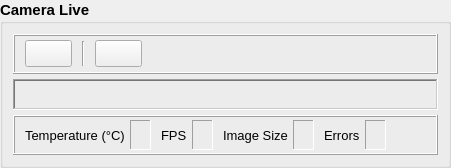
               <widget class="QGroupBox" name="groupBox_8">
                <property name="font">
                 <font>
                  <pointsize>11</pointsize>
                  <weight>75</weight>
                  <bold>true</bold>
                 </font>
                </property>
                <property name="title">
                 <string>Camera Live</string>
                </property>
                <layout class="QVBoxLayout" name="verticalLayout_44">
                 <property name="spacing">
                  <number>5</number>
                 </property>
                 <property name="leftMargin">
                  <number>10</number>
                 </property>
                 <property name="topMargin">
                  <number>10</number>
                 </property>
                 <property name="rightMargin">
                  <number>10</number>
                 </property>
                 <property name="bottomMargin">
                  <number>10</number>
                 </property>
                 <item>
                  <widget class="QFrame" name="sett_cam_control_frame">
                   <property name="enabled">
                    <bool>true</bool>
                   </property>
                   <property name="minimumSize">
                    <size>
                     <width>0</width>
                     <height>40</height>
                    </size>
                   </property>
                   <property name="maximumSize">
                    <size>
                     <width>16777215</width>
                     <height>40</height>
                    </size>
                   </property>
                   <property name="styleSheet">
                    <string notr="true">QPushButton{
	padding: 5px;
}

QPushButton:hover{
	background: #a3a3a3;
}

QPushButton:pressed {
	background: rgb(0, 0, 0);
}</string>
                   </property>
                   <property name="frameShape">
                    <enum>QFrame::Box</enum>
                   </property>
                   <property name="frameShadow">
                    <enum>QFrame::Raised</enum>
                   </property>
                   <layout class="QHBoxLayout" name="horizontalLayout_51">
                    <property name="spacing">
                     <number>10</number>
                    </property>
                    <property name="leftMargin">
                     <number>10</number>
                    </property>
                    <property name="topMargin">
                     <number>0</number>
                    </property>
                    <property name="rightMargin">
                     <number>10</number>
                    </property>
                    <property name="bottomMargin">
                     <number>0</number>
                    </property>
                    <item>
                     <widget class="QPushButton" name="BTN_camera_connect">
                      <property name="enabled">
                       <bool>true</bool>
                      </property>
                      <property name="minimumSize">
                       <size>
                        <width>0</width>
                        <height>0</height>
                       </size>
                      </property>
                      <property name="maximumSize">
                       <size>
                        <width>16777215</width>
                        <height>16777215</height>
                       </size>
                      </property>
                      <property name="font">
                       <font>
                        <pointsize>10</pointsize>
                        <weight>75</weight>
                        <bold>true</bold>
                       </font>
                      </property>
                      <property name="cursor">
                       <cursorShape>PointingHandCursor</cursorShape>
                      </property>
                      <property name="toolTip">
                       <string>&lt;html&gt;&lt;head/&gt;&lt;body&gt;&lt;p&gt;&lt;span style=&quot; font-size:8pt; font-weight:400;&quot;&gt;Open Cameras&lt;/span&gt;&lt;/p&gt;&lt;/body&gt;&lt;/html&gt;</string>
                      </property>
                      <property name="styleSheet">
                       <string notr="true"/>
                      </property>
                      <property name="text">
                       <string/>
                      </property>
                      <property name="icon">
                       <iconset>
                        <normaloff>images_icon/play-button.png</normaloff>images_icon/play-button.png</iconset>
                      </property>
                      <property name="iconSize">
                       <size>
                        <width>35</width>
                        <height>35</height>
                       </size>
                      </property>
                     </widget>
                    </item>
                    <item>
                     <widget class="Line" name="line_16">
                      <property name="maximumSize">
                       <size>
                        <width>16777215</width>
                        <height>25</height>
                       </size>
                      </property>
                      <property name="orientation">
                       <enum>Qt::Vertical</enum>
                      </property>
                     </widget>
                    </item>
                    <item>
                     <widget class="QPushButton" name="BTN_camera_disconnect">
                      <property name="enabled">
                       <bool>true</bool>
                      </property>
                      <property name="minimumSize">
                       <size>
                        <width>0</width>
                        <height>0</height>
                       </size>
                      </property>
                      <property name="maximumSize">
                       <size>
                        <width>16777215</width>
                        <height>16777215</height>
                       </size>
                      </property>
                      <property name="font">
                       <font>
                        <pointsize>10</pointsize>
                        <weight>75</weight>
                        <bold>true</bold>
                       </font>
                      </property>
                      <property name="cursor">
                       <cursorShape>PointingHandCursor</cursorShape>
                      </property>
                      <property name="toolTip">
                       <string>&lt;html&gt;&lt;head/&gt;&lt;body&gt;&lt;p&gt;&lt;span style=&quot; font-size:8pt; font-weight:400;&quot;&gt;Open Cameras&lt;/span&gt;&lt;/p&gt;&lt;/body&gt;&lt;/html&gt;</string>
                      </property>
                      <property name="styleSheet">
                       <string notr="true"/>
                      </property>
                      <property name="text">
                       <string/>
                      </property>
                      <property name="icon">
                       <iconset>
                        <normaloff>images_icon/stop-button.png</normaloff>images_icon/stop-button.png</iconset>
                      </property>
                      <property name="iconSize">
                       <size>
                        <width>35</width>
                        <height>35</height>
                       </size>
                      </property>
                     </widget>
                    </item>
                    <item>
                     <spacer name="horizontalSpacer_8">
                      <property name="orientation">
                       <enum>Qt::Horizontal</enum>
                      </property>
                      <property name="sizeHint" stdset="0">
                       <size>
                        <width>40</width>
                        <height>20</height>
                       </size>
                      </property>
                     </spacer>
                    </item>
                   </layout>
                  </widget>
                 </item>
                 <item>
                  <widget class="QFrame" name="sett_shot_frame">
                   <property name="minimumSize">
                    <size>
                     <width>0</width>
                     <height>0</height>
                    </size>
                   </property>
                   <property name="maximumSize">
                    <size>
                     <width>16777215</width>
                     <height>16777215</height>
                    </size>
                   </property>
                   <property name="frameShape">
                    <enum>QFrame::WinPanel</enum>
                   </property>
                   <property name="frameShadow">
                    <enum>QFrame::Sunken</enum>
                   </property>
                   <layout class="QVBoxLayout" name="verticalLayout_15">
                    <property name="spacing">
                     <number>0</number>
                    </property>
                    <property name="leftMargin">
                     <number>5</number>
                    </property>
                    <property name="topMargin">
                     <number>5</number>
                    </property>
                    <property name="rightMargin">
                     <number>5</number>
                    </property>
                    <property name="bottomMargin">
                     <number>5</number>
                    </property>
                    <item>
                     <layout class="QVBoxLayout" name="verticalLayout_14">
                      <property name="spacing">
                       <number>0</number>
                      </property>
                      <item>
                       <widget class="QLabel" name="LBL_live_camera_for_setting_image_quality">
                        <property name="text">
                         <string/>
                        </property>
                        <property name="scaledContents">
                         <bool>true</bool>
                        </property>
                       </widget>
                      </item>
                     </layout>
                    </item>
                   </layout>
                  </widget>
                 </item>
                 <item>
                  <widget class="QFrame" name="frame_77">
                   <property name="minimumSize">
                    <size>
                     <width>0</width>
                     <height>40</height>
                    </size>
                   </property>
                   <property name="maximumSize">
                    <size>
                     <width>16777215</width>
                     <height>40</height>
                    </size>
                   </property>
                   <property name="frameShape">
                    <enum>QFrame::Box</enum>
                   </property>
                   <property name="frameShadow">
                    <enum>QFrame::Raised</enum>
                   </property>
                   <layout class="QHBoxLayout" name="horizontalLayout_50">
                    <property name="spacing">
                     <number>10</number>
                    </property>
                    <property name="leftMargin">
                     <number>10</number>
                    </property>
                    <property name="topMargin">
                     <number>0</number>
                    </property>
                    <property name="rightMargin">
                     <number>10</number>
                    </property>
                    <property name="bottomMargin">
                     <number>0</number>
                    </property>
                    <item>
                     <layout class="QHBoxLayout" name="horizontalLayout_23">
                      <property name="spacing">
                       <number>5</number>
                      </property>
                      <item>
                       <widget class="QLabel" name="gain_label_4">
                        <property name="minimumSize">
                         <size>
                          <width>0</width>
                          <height>0</height>
                         </size>
                        </property>
                        <property name="maximumSize">
                         <size>
                          <width>16777215</width>
                          <height>16777215</height>
                         </size>
                        </property>
                        <property name="font">
                         <font>
                          <family>Segoe UI</family>
                          <pointsize>10</pointsize>
                          <weight>50</weight>
                          <italic>false</italic>
                          <bold>false</bold>
                         </font>
                        </property>
                        <property name="text">
                         <string>Temperature (°C)</string>
                        </property>
                       </widget>
                      </item>
                      <item>
                       <widget class="QLabel" name="sett_cam_temp">
                        <property name="minimumSize">
                         <size>
                          <width>0</width>
                          <height>30</height>
                         </size>
                        </property>
                        <property name="maximumSize">
                         <size>
                          <width>16777215</width>
                          <height>30</height>
                         </size>
                        </property>
                        <property name="styleSheet">
                         <string notr="true">QLabel{
	padding-left: 5px;
	padding-right: 5px;
}</string>
                        </property>
                        <property name="frameShape">
                         <enum>QFrame::Panel</enum>
                        </property>
                        <property name="frameShadow">
                         <enum>QFrame::Sunken</enum>
                        </property>
                        <property name="text">
                         <string/>
                        </property>
                        <property name="alignment">
                         <set>Qt::AlignCenter</set>
                        </property>
                       </widget>
                      </item>
                     </layout>
                    </item>
                    <item>
                     <layout class="QHBoxLayout" name="horizontalLayout_19">
                      <property name="spacing">
                       <number>5</number>
                      </property>
                      <item>
                       <widget class="QLabel" name="gain_label_3">
                        <property name="minimumSize">
                         <size>
                          <width>0</width>
                          <height>0</height>
                         </size>
                        </property>
                        <property name="maximumSize">
                         <size>
                          <width>16777215</width>
                          <height>16777215</height>
                         </size>
                        </property>
                        <property name="font">
                         <font>
                          <family>Segoe UI</family>
                          <pointsize>10</pointsize>
                          <weight>50</weight>
                          <italic>false</italic>
                          <bold>false</bold>
                         </font>
                        </property>
                        <property name="text">
                         <string>FPS</string>
                        </property>
                       </widget>
                      </item>
                      <item>
                       <widget class="QLabel" name="sett_cam_fps">
                        <property name="minimumSize">
                         <size>
                          <width>0</width>
                          <height>30</height>
                         </size>
                        </property>
                        <property name="maximumSize">
                         <size>
                          <width>16777215</width>
                          <height>30</height>
                         </size>
                        </property>
                        <property name="styleSheet">
                         <string notr="true">QLabel{
	padding-left: 5px;
	padding-right: 5px;
}</string>
                        </property>
                        <property name="frameShape">
                         <enum>QFrame::Panel</enum>
                        </property>
                        <property name="frameShadow">
                         <enum>QFrame::Sunken</enum>
                        </property>
                        <property name="text">
                         <string/>
                        </property>
                        <property name="alignment">
                         <set>Qt::AlignCenter</set>
                        </property>
                       </widget>
                      </item>
                     </layout>
                    </item>
                    <item>
                     <layout class="QHBoxLayout" name="horizontalLayout_21">
                      <property name="spacing">
                       <number>5</number>
                      </property>
                      <item>
                       <widget class="QLabel" name="gain_label_5">
                        <property name="minimumSize">
                         <size>
                          <width>0</width>
                          <height>0</height>
                         </size>
                        </property>
                        <property name="maximumSize">
                         <size>
                          <width>16777215</width>
                          <height>16777215</height>
                         </size>
                        </property>
                        <property name="font">
                         <font>
                          <family>Segoe UI</family>
                          <pointsize>10</pointsize>
                          <weight>50</weight>
                          <italic>false</italic>
                          <bold>false</bold>
                         </font>
                        </property>
                        <property name="text">
                         <string>Image Size</string>
                        </property>
                       </widget>
                      </item>
                      <item>
                       <widget class="QLabel" name="sett_cam_size">
                        <property name="minimumSize">
                         <size>
                          <width>0</width>
                          <height>30</height>
                         </size>
                        </property>
                        <property name="maximumSize">
                         <size>
                          <width>16777215</width>
                          <height>30</height>
                         </size>
                        </property>
                        <property name="styleSheet">
                         <string notr="true">QLabel{
	padding-left: 5px;
	padding-right: 5px;
}</string>
                        </property>
                        <property name="frameShape">
                         <enum>QFrame::Panel</enum>
                        </property>
                        <property name="frameShadow">
                         <enum>QFrame::Sunken</enum>
                        </property>
                        <property name="text">
                         <string/>
                        </property>
                        <property name="alignment">
                         <set>Qt::AlignCenter</set>
                        </property>
                       </widget>
                      </item>
                     </layout>
                    </item>
                    <item>
                     <layout class="QHBoxLayout" name="horizontalLayout_25">
                      <property name="spacing">
                       <number>5</number>
                      </property>
                      <item>
                       <widget class="QLabel" name="gain_label_6">
                        <property name="minimumSize">
                         <size>
                          <width>0</width>
                          <height>0</height>
                         </size>
                        </property>
                        <property name="maximumSize">
                         <size>
                          <width>16777215</width>
                          <height>16777215</height>
                         </size>
                        </property>
                        <property name="font">
                         <font>
                          <family>Segoe UI</family>
                          <pointsize>10</pointsize>
                          <weight>50</weight>
                          <italic>false</italic>
                          <bold>false</bold>
                         </font>
                        </property>
                        <property name="text">
                         <string>Errors</string>
                        </property>
                       </widget>
                      </item>
                      <item>
                       <widget class="QLabel" name="sett_cam_errors">
                        <property name="minimumSize">
                         <size>
                          <width>0</width>
                          <height>30</height>
                         </size>
                        </property>
                        <property name="maximumSize">
                         <size>
                          <width>16777215</width>
                          <height>30</height>
                         </size>
                        </property>
                        <property name="styleSheet">
                         <string notr="true">QLabel{
	padding-left: 5px;
	padding-right: 5px;
}</string>
                        </property>
                        <property name="frameShape">
                         <enum>QFrame::Panel</enum>
                        </property>
                        <property name="frameShadow">
                         <enum>QFrame::Sunken</enum>
                        </property>
                        <property name="text">
                         <string/>
                        </property>
                        <property name="alignment">
                         <set>Qt::AlignCenter</set>
                        </property>
                       </widget>
                      </item>
                     </layout>
                    </item>
                    <item>
                     <spacer name="horizontalSpacer_5">
                      <property name="orientation">
                       <enum>Qt::Horizontal</enum>
                      </property>
                      <property name="sizeHint" stdset="0">
                       <size>
                        <width>40</width>
                        <height>20</height>
                       </size>
                      </property>
                     </spacer>
                    </item>
                   </layout>
                  </widget>
                 </item>
                </layout>
               </widget>
